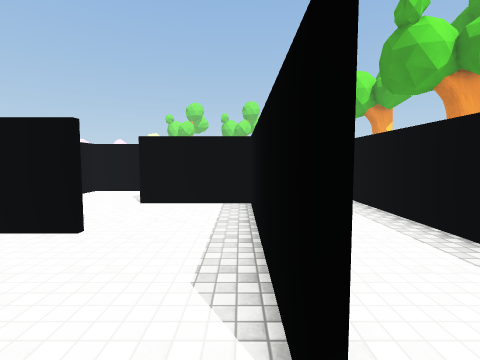
View 1 (above)

17 first-person views from a walk through a Unity game level. The camera is 1.5 m above the floor, tilts 4° down and sees 85° across. The floor is counted in squares, 1 m on a side. Each view is taken from the middle of a square. On the plan, view 1 faces up. The plan holds only what a view shows up to about 14 squares ahead; the rest is blank. The place goes on beyond the plan. The player character is not drawn. Some animated figures are left out. Surface patterns are stand-ins for the level's own textures.

View 2
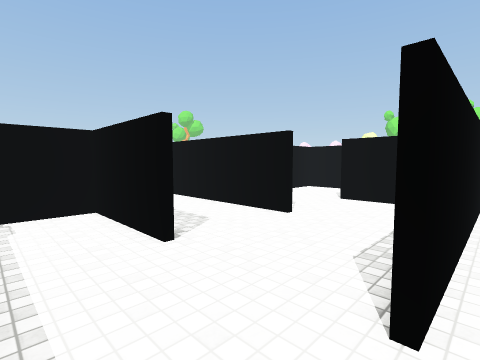

View 3
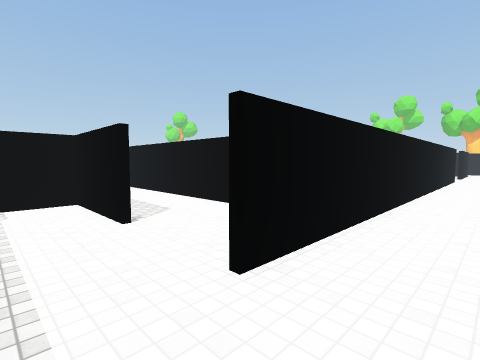

View 4
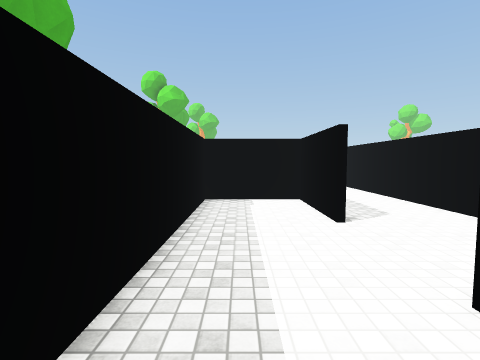

View 5
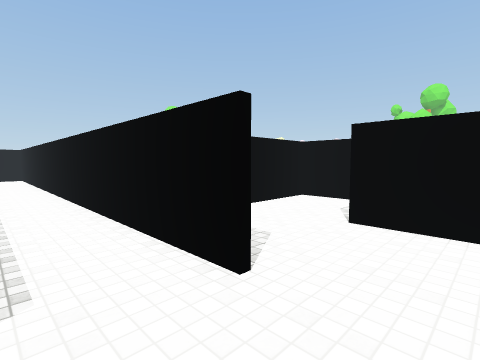

View 6
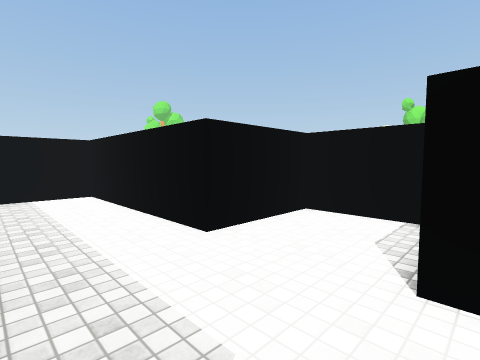

View 7
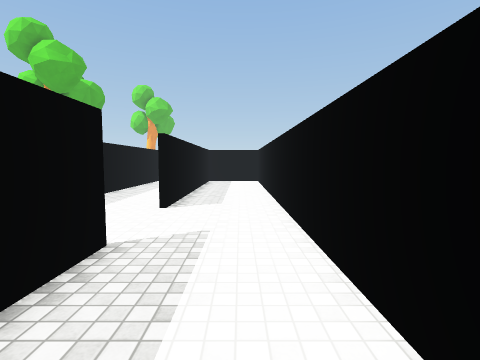

View 8
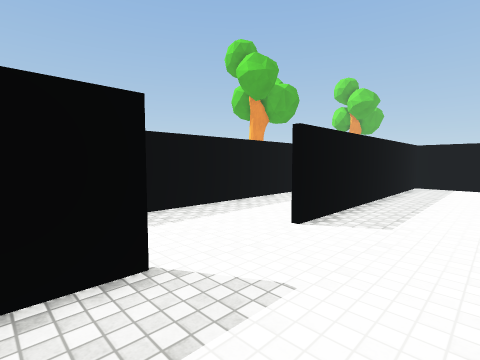

View 9
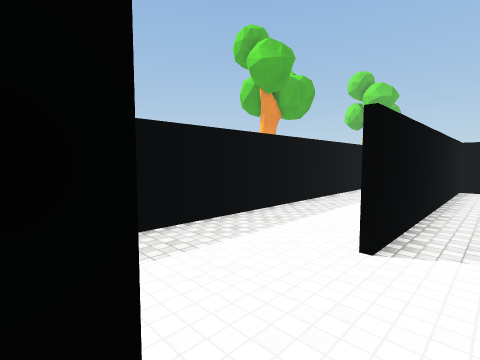

View 10
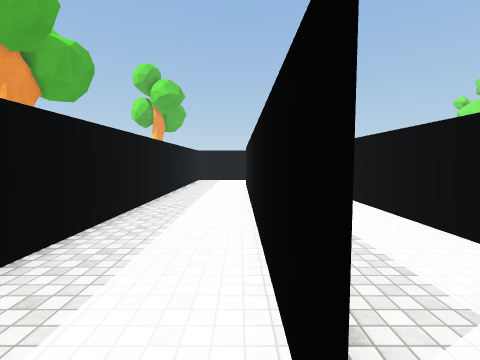

View 11
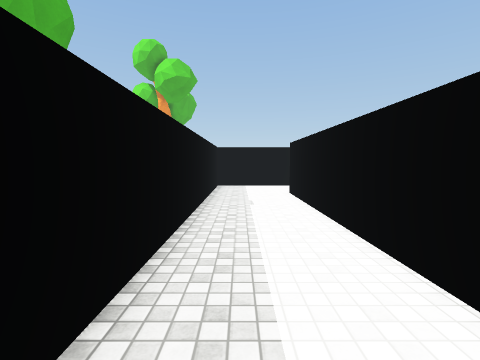

View 12
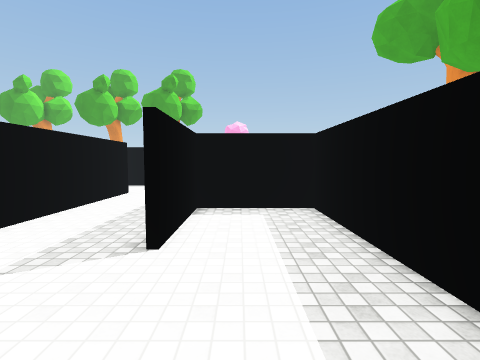

View 13
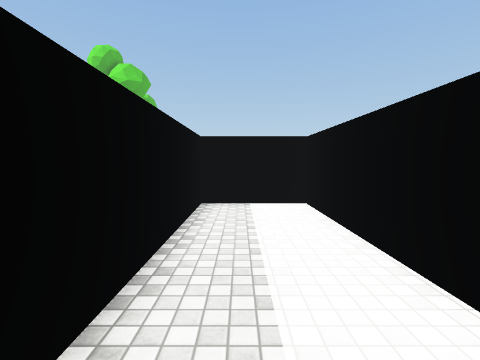

View 14
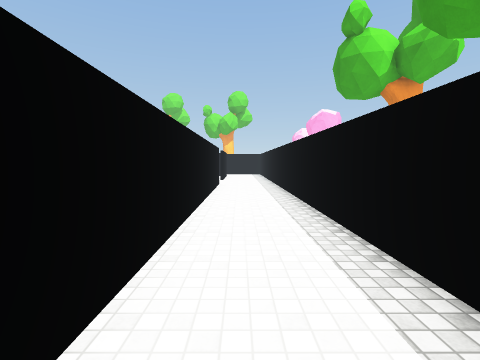

View 15
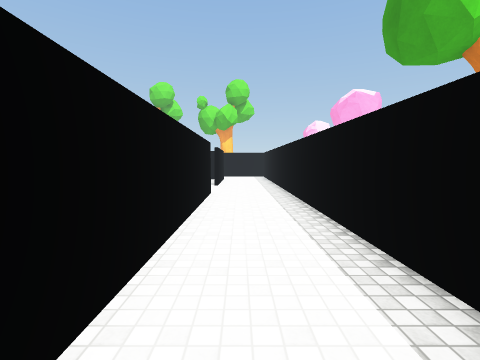

View 16
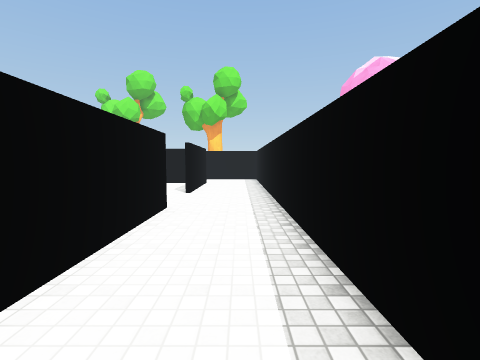

View 17
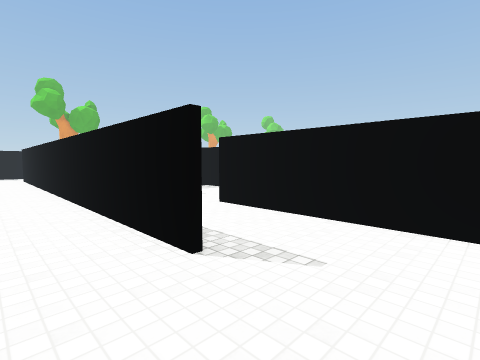

### Floor plan
Points are (right, up) in squares from view 1. A wall is a line through its corners. A room is listed if a view was taken in it or the views show most of it. See-through windows are left out.
Room 1 (views 1, 2, 3, 4, 5, 6, 7, 8, 9, 10, 11, 12, 13, 14, 15, 16, 17)
walls: (-4.2, 13.4) (-7.4, 13.4) (-7.4, 9.4) (-15.4, 9.4) (-15.4, 6.5); (-3.4, 5.4) (-27.4, 5.4) (-27.4, 1.6) (-15.4, 1.6); (0.4, 5.5) (0.4, 9.4) (-3.6, 9.4); (-3.4, 1.4) (-7.4, 1.4) (-7.4, -2.4) (-2.2, -2.4); (4.4, 4.6) (4.4, 28.5); (-11, -2.4) (-7.6, -2.4) (-7.6, 1.4) (-10.6, 1.4); (0.6, 23.5) (0.6, 4); (-19.9, 1.4) (-29.5, 1.4); (-3.4, 26.8) (-3.4, 19.5); (0.6, 28.5) (0.6, 27.5); (-29.5, -2.4) (-13.2, -2.4)

Positions as (right, up) in squares from view 1, and headings:
1: (0, 0), facing up
2: (1, -1), facing up-left
3: (3, -1), facing up-left
4: (3, -1), facing left
5: (-1, 3), facing up-left
6: (-3, 6), facing up-left
7: (-7, 4), facing left
8: (-10, 5), facing down-left
9: (-11, 3), facing down-left
10: (-14, 1), facing left
11: (-19, -1), facing left
12: (-16, 0), facing right
13: (-18, 3), facing left
14: (2, 6), facing up
15: (2, 11), facing up
16: (3, 15), facing up
17: (3, 27), facing down-left
